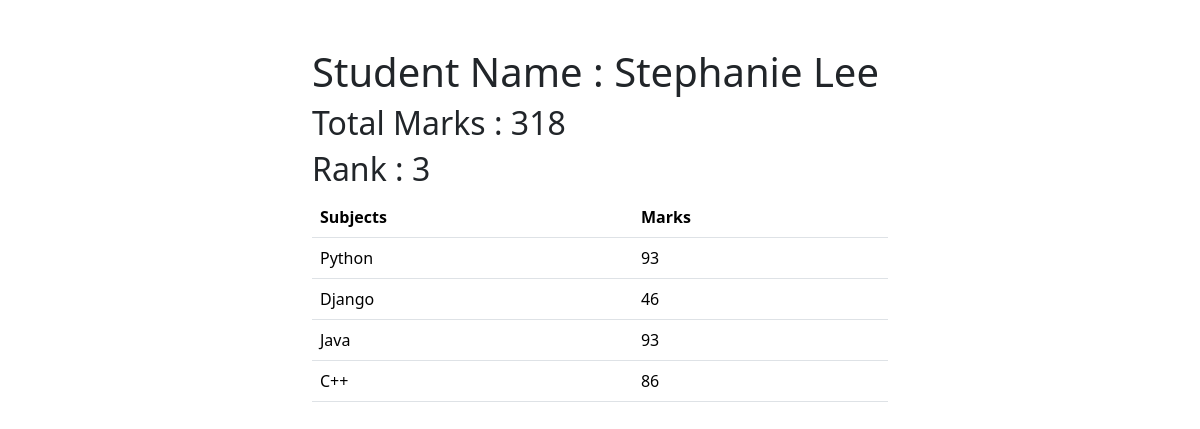
The app's page /detail/2 with its own data.
### Student/models.py (models this page shows, shortened)
class Student(models.Model):
    name = models.CharField(max_length=100)
    email = models.EmailField(max_length=100)
    age = models.IntegerField()

class Mark(models.Model):
    student = models.ForeignKey(Student , on_delete=models.CASCADE , related_name="studentmarks")
    subject = models.ForeignKey(Subject , on_delete=models.CASCADE)
    mark = models.IntegerField()

class Subject(models.Model):
    name = models.CharField(max_length=100)
    def __str__(self):
        return self.name

### Student/views.py (the view)
# urls.py: path('detail/<int:id>', detail , name="detail")
def detail(request,id):
    sum = 0
    a = Mark.objects.filter(student_id=id)
    b = Student.objects.filter(id=id).get()
    c = Mark.objects.filter(student_id = id).aggregate(Sum('mark'))
    rank = Student.objects.annotate(mark = Sum('studentmarks__mark')).order_by('-mark')
    crank = -1
    i = 1
    for r in rank:
        if id == r.id:
            crank = i
            break
        i += 1
    return render(request, 'Student/detail.html',{"a":a , "b":b , "c":c , "rank":crank})

### Student/templates/Student/detail.html (shortened to what this page needs)
<!DOCTYPE html>
<html lang="en">
<head>
    <link href="https://cdn.jsdelivr.net/npm/bootstrap@5.3.3/dist/css/bootstrap.min.css" rel="stylesheet">
</head>
<body>
    <div class="container mt-5 col-6">
        <h1>Student Name : {{b.name}}</h1>
        <h2>Total Marks : {{c.mark__sum}}</h2>
        <h2>Rank : {{rank}}</h2>
        <table class="table" align="center">
            <thead>
              <tr>
                <th scope="col">Subjects</th>
                <th scope="col">Marks</th>
              </tr>
            </thead>
            <tbody>
                {% for row in a %}
              <tr>
                <td>{{row.subject}}</td>
                <td>{{row.mark}}</td>
              </tr>
              {% endfor %}
            </tbody>
        </table>
    </div>
</body>
</html>

### records on screen
Student: name "Stephanie Lee"
Mark: subject "Python", mark "93"
Mark: subject "Django", mark "46"
Mark: subject "Java", mark "93"
Mark: subject "C++", mark "86"

### other values on screen
{{ c.mark__sum }} "318"
{{ rank }} "3"
